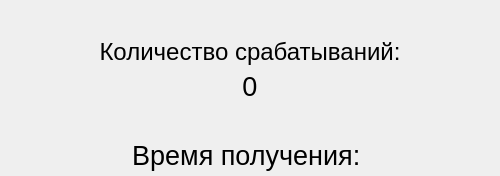
<?xml version="1.0" encoding="UTF-8"?>
<ui version="4.0">
 <class>AlertUnit</class>
 <widget class="QWidget" name="AlertUnit">
  <property name="geometry">
   <rect>
    <x>0</x>
    <y>0</y>
    <width>500</width>
    <height>176</height>
   </rect>
  </property>
  <property name="minimumSize">
   <size>
    <width>500</width>
    <height>150</height>
   </size>
  </property>
  <property name="windowTitle">
   <string>Кнопка Жизни</string>
  </property>
  <layout class="QVBoxLayout" name="verticalLayout">
   <property name="spacing">
    <number>5</number>
   </property>
   <property name="leftMargin">
    <number>5</number>
   </property>
   <property name="topMargin">
    <number>5</number>
   </property>
   <property name="rightMargin">
    <number>5</number>
   </property>
   <property name="bottomMargin">
    <number>5</number>
   </property>
   <item>
    <spacer name="verticalSpacer_2">
     <property name="orientation">
      <enum>Qt::Vertical</enum>
     </property>
     <property name="sizeHint" stdset="0">
      <size>
       <width>20</width>
       <height>40</height>
      </size>
     </property>
    </spacer>
   </item>
   <item>
    <widget class="QLabel" name="label">
     <property name="font">
      <font>
       <pointsize>18</pointsize>
      </font>
     </property>
     <property name="text">
      <string>Количество срабатываний:</string>
     </property>
     <property name="alignment">
      <set>Qt::AlignCenter</set>
     </property>
    </widget>
   </item>
   <item>
    <widget class="QLabel" name="eventNumQLabel">
     <property name="font">
      <font>
       <pointsize>20</pointsize>
      </font>
     </property>
     <property name="text">
      <string>0</string>
     </property>
     <property name="alignment">
      <set>Qt::AlignCenter</set>
     </property>
    </widget>
   </item>
   <item>
    <spacer name="verticalSpacer">
     <property name="orientation">
      <enum>Qt::Vertical</enum>
     </property>
     <property name="sizeHint" stdset="0">
      <size>
       <width>20</width>
       <height>40</height>
      </size>
     </property>
    </spacer>
   </item>
   <item>
    <widget class="QLabel" name="label_2">
     <property name="font">
      <font>
       <pointsize>20</pointsize>
      </font>
     </property>
     <property name="text">
      <string>Время получения: </string>
     </property>
     <property name="alignment">
      <set>Qt::AlignCenter</set>
     </property>
    </widget>
   </item>
  </layout>
 </widget>
 <resources/>
 <connections/>
</ui>
